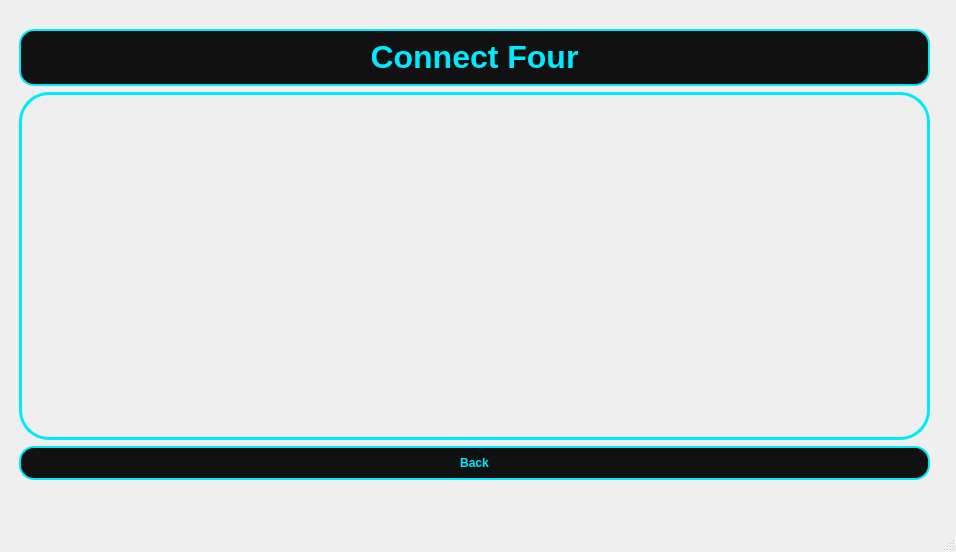
<?xml version="1.0" encoding="UTF-8"?>
<ui version="4.0">
 <class>MainWindow</class>
 <widget class="QMainWindow" name="MainWindow">
  <property name="geometry">
   <rect>
    <x>0</x>
    <y>0</y>
    <width>956</width>
    <height>552</height>
   </rect>
  </property>
  <property name="windowTitle">
   <string>MainWindow</string>
  </property>
  <widget class="QWidget" name="centralwidget">
   <layout class="QGridLayout" name="gridLayout_4">
    <item row="0" column="0">
     <widget class="QStackedWidget" name="stackedWidget">
      <property name="currentIndex">
       <number>3</number>
      </property>
      <widget class="QWidget" name="pageLogin">
       <widget class="QWidget" name="formContainer&#10;" native="true">
        <property name="geometry">
         <rect>
          <x>190</x>
          <y>30</y>
          <width>561</width>
          <height>473</height>
         </rect>
        </property>
        <layout class="QVBoxLayout" name="verticalLayout_2">
         <property name="spacing">
          <number>15</number>
         </property>
         <property name="leftMargin">
          <number>30</number>
         </property>
         <property name="topMargin">
          <number>30</number>
         </property>
         <property name="rightMargin">
          <number>30</number>
         </property>
         <property name="bottomMargin">
          <number>30</number>
         </property>
         <item>
          <spacer name="verticalSpacer_3">
           <property name="orientation">
            <enum>Qt::Orientation::Vertical</enum>
           </property>
           <property name="sizeHint" stdset="0">
            <size>
             <width>20</width>
             <height>40</height>
            </size>
           </property>
          </spacer>
         </item>
         <item>
          <spacer name="verticalSpacer_2">
           <property name="orientation">
            <enum>Qt::Orientation::Vertical</enum>
           </property>
           <property name="sizeHint" stdset="0">
            <size>
             <width>20</width>
             <height>40</height>
            </size>
           </property>
          </spacer>
         </item>
         <item>
          <widget class="QLabel" name="label">
           <property name="font">
            <font>
             <pointsize>16</pointsize>
             <bold>true</bold>
            </font>
           </property>
           <property name="text">
            <string>Login to Plota Game </string>
           </property>
           <property name="alignment">
            <set>Qt::AlignmentFlag::AlignCenter</set>
           </property>
          </widget>
         </item>
         <item>
          <widget class="QWidget" name="formFields&#10;" native="true">
           <layout class="QGridLayout" name="gridLayout">
            <item row="0" column="0">
             <widget class="QLabel" name="label_2">
              <property name="text">
               <string>Username :</string>
              </property>
             </widget>
            </item>
            <item row="2" column="0">
             <widget class="QLabel" name="label_3">
              <property name="text">
               <string>Password :</string>
              </property>
             </widget>
            </item>
            <item row="3" column="0">
             <widget class="QLineEdit" name="txtPassword">
              <property name="text">
               <string/>
              </property>
              <property name="echoMode">
               <enum>QLineEdit::EchoMode::Password</enum>
              </property>
             </widget>
            </item>
            <item row="4" column="0">
             <widget class="QPushButton" name="btnLogin">
              <property name="sizePolicy">
               <sizepolicy hsizetype="Preferred" vsizetype="Minimum">
                <horstretch>35</horstretch>
                <verstretch>0</verstretch>
               </sizepolicy>
              </property>
              <property name="styleSheet">
               <string notr="true">QPushButton {
    background-color: #2E86C1;
    color: white;
    border-radius: 6px;
}
QPushButton:hover {
    background-color: #1B4F72;
}
</string>
              </property>
              <property name="text">
               <string>Login</string>
              </property>
             </widget>
            </item>
            <item row="1" column="0">
             <widget class="QLineEdit" name="txtUsername">
              <property name="enabled">
               <bool>true</bool>
              </property>
              <property name="text">
               <string> </string>
              </property>
              <property name="placeholderText">
               <string/>
              </property>
             </widget>
            </item>
            <item row="5" column="0">
             <widget class="QPushButton" name="btnSignUp">
              <property name="styleSheet">
               <string notr="true">QPushButton {
    background: transparent;
    color: #2E86C1;
    border: none;
}
QPushButton:hover {
    text-decoration: underline;
}
</string>
              </property>
              <property name="text">
               <string>Sign Up</string>
              </property>
             </widget>
            </item>
            <item row="6" column="0">
             <widget class="QPushButton" name="btnForgot">
              <property name="styleSheet">
               <string notr="true">QPushButton {
    background: transparent;
    color: #2E86C1;
    border: none;
}
QPushButton:hover {
    text-decoration: underline;
}
</string>
              </property>
              <property name="text">
               <string>Forgot Password</string>
              </property>
             </widget>
            </item>
           </layout>
          </widget>
         </item>
         <item>
          <spacer name="verticalSpacer">
           <property name="orientation">
            <enum>Qt::Orientation::Vertical</enum>
           </property>
           <property name="sizeHint" stdset="0">
            <size>
             <width>20</width>
             <height>40</height>
            </size>
           </property>
          </spacer>
         </item>
         <item>
          <spacer name="verticalSpacer_4">
           <property name="orientation">
            <enum>Qt::Orientation::Vertical</enum>
           </property>
           <property name="sizeHint" stdset="0">
            <size>
             <width>20</width>
             <height>40</height>
            </size>
           </property>
          </spacer>
         </item>
        </layout>
       </widget>
      </widget>
      <widget class="QWidget" name="pageMainMenu">
       <layout class="QVBoxLayout" name="verticalLayout_4">
        <item>
         <spacer name="verticalSpacer_5">
          <property name="orientation">
           <enum>Qt::Orientation::Vertical</enum>
          </property>
          <property name="sizeHint" stdset="0">
           <size>
            <width>20</width>
            <height>40</height>
           </size>
          </property>
         </spacer>
        </item>
        <item>
         <widget class="QWidget" name="menuContainer&#10;" native="true">
          <property name="sizePolicy">
           <sizepolicy hsizetype="Minimum" vsizetype="Minimum">
            <horstretch>40</horstretch>
            <verstretch>0</verstretch>
           </sizepolicy>
          </property>
          <layout class="QGridLayout" name="gridLayout_2">
           <item row="5" column="0">
            <widget class="QPushButton" name="btnLogout">
             <property name="styleSheet">
              <string notr="true">QPushButton {
    background-color: #34495E;
    color: white;
    border-radius: 8px;
    font-size: 12pt;
}
QPushButton:hover {
    background-color: #1ABC9C;
}

</string>
             </property>
             <property name="text">
              <string>Logout</string>
             </property>
            </widget>
           </item>
           <item row="0" column="0">
            <widget class="QLabel" name="label_4">
             <property name="font">
              <font>
               <pointsize>18</pointsize>
               <bold>true</bold>
              </font>
             </property>
             <property name="text">
              <string>Main Menu</string>
             </property>
             <property name="alignment">
              <set>Qt::AlignmentFlag::AlignCenter</set>
             </property>
            </widget>
           </item>
           <item row="2" column="0">
            <widget class="QPushButton" name="btnStartGame">
             <property name="styleSheet">
              <string notr="true">QPushButton {
    background-color: #34495E;
    color: white;
    border-radius: 8px;
    font-size: 12pt;
}
QPushButton:hover {
    background-color: #1ABC9C;
}

</string>
             </property>
             <property name="text">
              <string>Start Game</string>
             </property>
            </widget>
           </item>
           <item row="3" column="0">
            <widget class="QPushButton" name="btnHistory">
             <property name="styleSheet">
              <string notr="true">QPushButton {
    background-color: #34495E;
    color: white;
    border-radius: 8px;
    font-size: 12pt;
}
QPushButton:hover {
    background-color: #1ABC9C;
}

</string>
             </property>
             <property name="text">
              <string>Game History</string>
             </property>
            </widget>
           </item>
           <item row="4" column="0">
            <widget class="QPushButton" name="btnProfile">
             <property name="styleSheet">
              <string notr="true">QPushButton {
    background-color: #34495E;
    color: white;
    border-radius: 8px;
    font-size: 12pt;
}
QPushButton:hover {
    background-color: #1ABC9C;
}

</string>
             </property>
             <property name="text">
              <string>Profile</string>
             </property>
            </widget>
           </item>
           <item row="1" column="0">
            <widget class="QLabel" name="lblWelcome&#10;">
             <property name="font">
              <font>
               <pointsize>12</pointsize>
              </font>
             </property>
             <property name="text">
              <string>Welcome Player</string>
             </property>
             <property name="alignment">
              <set>Qt::AlignmentFlag::AlignCenter</set>
             </property>
            </widget>
           </item>
          </layout>
         </widget>
        </item>
        <item>
         <spacer name="verticalSpacer_6">
          <property name="orientation">
           <enum>Qt::Orientation::Vertical</enum>
          </property>
          <property name="sizeHint" stdset="0">
           <size>
            <width>20</width>
            <height>40</height>
           </size>
          </property>
         </spacer>
        </item>
       </layout>
      </widget>
      <widget class="QWidget" name="pageGameSelection">
       <layout class="QVBoxLayout" name="verticalLayout_5">
        <item>
         <widget class="QWidget" name="widget" native="true">
          <layout class="QGridLayout" name="gridLayout_3">
           <item row="2" column="0">
            <widget class="QPushButton" name="btnConnectFour">
             <property name="styleSheet">
              <string notr="true">QPushButton {
    background-color: #34495E;
    color: white;
    border-radius: 8px;
    font-size: 12pt;
}
QPushButton:hover {
    background-color: #1ABC9C;
}
</string>
             </property>
             <property name="text">
              <string>ConnectFour</string>
             </property>
            </widget>
           </item>
           <item row="4" column="0">
            <widget class="QPushButton" name="btnBack">
             <property name="styleSheet">
              <string notr="true">QPushButton {
    background-color: #34495E;
    color: white;
    border-radius: 8px;
    font-size: 12pt;
}
QPushButton:hover {
    background-color: #1ABC9C;
}
</string>
             </property>
             <property name="text">
              <string>Back</string>
             </property>
            </widget>
           </item>
           <item row="0" column="0">
            <spacer name="verticalSpacer_7">
             <property name="orientation">
              <enum>Qt::Orientation::Vertical</enum>
             </property>
             <property name="sizeHint" stdset="0">
              <size>
               <width>20</width>
               <height>40</height>
              </size>
             </property>
            </spacer>
           </item>
           <item row="1" column="0">
            <widget class="QLabel" name="label_5">
             <property name="font">
              <font>
               <pointsize>16</pointsize>
               <bold>true</bold>
              </font>
             </property>
             <property name="text">
              <string>Select a Game</string>
             </property>
             <property name="alignment">
              <set>Qt::AlignmentFlag::AlignCenter</set>
             </property>
            </widget>
           </item>
           <item row="3" column="0">
            <widget class="QPushButton" name="btnOthello">
             <property name="styleSheet">
              <string notr="true">QPushButton {
    background-color: #34495E;
    color: white;
    border-radius: 8px;
    font-size: 12pt;
}
QPushButton:hover {
    background-color: #1ABC9C;
}
</string>
             </property>
             <property name="text">
              <string>Othello</string>
             </property>
            </widget>
           </item>
           <item row="5" column="0">
            <spacer name="verticalSpacer_8">
             <property name="orientation">
              <enum>Qt::Orientation::Vertical</enum>
             </property>
             <property name="sizeHint" stdset="0">
              <size>
               <width>20</width>
               <height>40</height>
              </size>
             </property>
            </spacer>
           </item>
          </layout>
         </widget>
        </item>
       </layout>
      </widget>
      <widget class="QWidget" name="pageConnectFourBoard">
       <property name="styleSheet">
        <string notr="true">QWidget#pageConnectFourBoard {
    background-color: qradialgradient(
        cx:0.5, cy:0.4, radius:1.2,
        stop:0 #1b2735,
        stop:0.4 #090a0f,
        stop:1 #000000
    );
}

QWidget#connectFourContainer {
    background-color: qlineargradient(
        x1:0, y1:0, x2:1, y2:1,
        stop:0 #141e30,
        stop:1 #243b55
    );
    border-radius: 30px;
    border: 3px solid #00eaff;
    padding: 20px;
}

QPushButton {
    background-color: #0f2027;
    border-radius: 36px;
    border: 2px solid #00eaff;
}

QPushButton:hover {
    border: 2px solid #ffffff;
}

QPushButton#btnBackFromConnectFour {
    background-color: #111;
    color: #00eaff;
    border: 2px solid #00eaff;
    border-radius: 15px;
    padding: 8px 18px;
    font-weight: bold;
}

QPushButton#btnBackFromConnectFour:hover {
    background-color: #00eaff;
    color: black;
}

QLabel#label_6 {
    background-color: #111;
    color: #00eaff;
    border: 2px solid #00eaff;
    border-radius: 15px;
    padding: 8px 18px;
    font-weight: bold;
}

</string>
       </property>
       <widget class="QWidget" name="">
        <property name="geometry">
         <rect>
          <x>10</x>
          <y>20</y>
          <width>911</width>
          <height>451</height>
         </rect>
        </property>
        <layout class="QGridLayout" name="gridLayout_5">
         <item row="0" column="0">
          <widget class="QLabel" name="label_6">
           <property name="font">
            <font>
             <pointsize>24</pointsize>
             <bold>true</bold>
            </font>
           </property>
           <property name="focusPolicy">
            <enum>Qt::FocusPolicy::WheelFocus</enum>
           </property>
           <property name="text">
            <string>Connect Four</string>
           </property>
           <property name="alignment">
            <set>Qt::AlignmentFlag::AlignCenter</set>
           </property>
          </widget>
         </item>
         <item row="1" column="0">
          <widget class="QWidget" name="connectFourContainer" native="true">
           <property name="sizePolicy">
            <sizepolicy hsizetype="Expanding" vsizetype="Expanding">
             <horstretch>0</horstretch>
             <verstretch>0</verstretch>
            </sizepolicy>
           </property>
          </widget>
         </item>
         <item row="2" column="0">
          <widget class="QPushButton" name="btnBackFromConnectFour">
           <property name="styleSheet">
            <string notr="true">

</string>
           </property>
           <property name="text">
            <string>Back</string>
           </property>
          </widget>
         </item>
        </layout>
       </widget>
      </widget>
      <widget class="QWidget" name="pageOthelloBoard">
       <property name="styleSheet">
        <string notr="true">/* ===== PAGE BACKGROUND ===== */
QWidget#pageOthelloBoard {
    background-color: qradialgradient(
        cx:0.5, cy:0.35, radius:1.4,
        stop:0 #1b2735,
        stop:0.4 #0f2027,
        stop:0.8 #090a0f,
        stop:1 #000000
    );
}

/* ===== BOARD FRAME ===== */
QWidget#othelloContainer {
    background-color: qlineargradient(
        x1:0, y1:0, x2:1, y2:1,
        stop:0 #0f2027,
        stop:1 #203a43
    );
    border: 3px solid #00eaff;
    border-radius: 35px;
    padding: 25px;
}

/* ===== CELLS ===== */
QPushButton#othelloCell {
    background-color: #062f26;
    border: 2px solid #00eaff;
    border-radius: 10px;
}

QPushButton#othelloCell:hover {
    border: 2px solid #ffffff;
    background-color: #0b3d2e;
}

/* ===== BACK BUTTON ===== */
QPushButton#btnBackFromOthello {
    background-color: #111;
    color: #00eaff;
    border: 2px solid #00eaff;
    border-radius: 15px;
    padding: 8px 20px;
    font-weight: bold;
}

QPushButton#btnBackFromOthello:hover {
    background-color: #00eaff;
    color: black;
}

/* ===== TITLE ===== */
QLabel#label_7 {
    background-color: #111;
    color: #00eaff;
    border: 2px solid #00eaff;
    border-radius: 15px;
    padding: 8px 20px;
    font-weight: bold;
}
</string>
       </property>
       <layout class="QGridLayout" name="gridLayout_6">
        <item row="0" column="0">
         <widget class="QLabel" name="label_7">
          <property name="font">
           <font>
            <pointsize>24</pointsize>
            <bold>true</bold>
           </font>
          </property>
          <property name="text">
           <string>Othello</string>
          </property>
          <property name="alignment">
           <set>Qt::AlignmentFlag::AlignCenter</set>
          </property>
         </widget>
        </item>
        <item row="1" column="0">
         <widget class="QWidget" name="othelloContainer" native="true">
          <property name="styleSheet">
           <string notr="true">/* ===== OTHELLO PAGE ===== */

QWidget#othelloContainer {
    background-color: qlineargradient(
        x1:0, y1:0, x2:1, y2:1,
        stop:0 #141e30,
        stop:1 #243b55
    );
    border-radius: 30px;
    border: 3px solid #00eaff;
    padding: 20px;
}

/* دکمه برگشت اوتلو */
QPushButton#btnBackFromOthello {
    background-color: #111;
    color: #00eaff;
    border: 2px solid #00eaff;
    border-radius: 15px;
    padding: 8px 18px;
    font-weight: bold;
}

QPushButton#btnBackFromOthello:hover {
    background-color: #00eaff;
    color: black;
}

/* عنوان اوتلو */
QLabel#label_7 {
    background-color: #111;
    color: #00eaff;
    border: 2px solid #00eaff;
    border-radius: 15px;
    padding: 8px 18px;
    font-weight: bold;
}
</string>
          </property>
         </widget>
        </item>
        <item row="2" column="0">
         <widget class="QPushButton" name="btnBackFromOthello">
          <property name="styleSheet">
           <string notr="true">QWidget#pageOtelloBoard {
    background-color: qradialgradient(
        cx:0.5, cy:0.4, radius:1.2,
        stop:0 #1b2735,
        stop:0.4 #090a0f,
        stop:1 #000000
    );
}

QWidget#OthelloContainer {
    background-color: qlineargradient(
        x1:0, y1:0, x2:1, y2:1,
        stop:0 #141e30,
        stop:1 #243b55
    );
    border-radius: 30px;
    border: 3px solid #00eaff;
    padding: 20px;
}

QPushButton {
    background-color: #0f2027;
    border-radius: 36px;
    border: 2px solid #00eaff;
}

QPushButton:hover {
    border: 2px solid #ffffff;
}

QPushButton#btnBackFromOthello {
    background-color: #111;
    color: #00eaff;
    border: 2px solid #00eaff;
    border-radius: 15px;
    padding: 8px 18px;
    font-weight: bold;
}

QPushButton#btnBackFromOthello:hover {
    background-color: #00eaff;
    color: black;
}

QLabel#label_7 {
    background-color: #111;
    color: #00eaff;
    border: 2px solid #00eaff;
    border-radius: 15px;
    padding: 8px 18px;
    font-weight: bold;
}

</string>
          </property>
          <property name="text">
           <string>Back</string>
          </property>
         </widget>
        </item>
       </layout>
      </widget>
     </widget>
    </item>
   </layout>
  </widget>
  <widget class="QMenuBar" name="menubar">
   <property name="geometry">
    <rect>
     <x>0</x>
     <y>0</y>
     <width>956</width>
     <height>25</height>
    </rect>
   </property>
  </widget>
  <widget class="QStatusBar" name="statusbar"/>
 </widget>
 <resources/>
 <connections/>
</ui>
